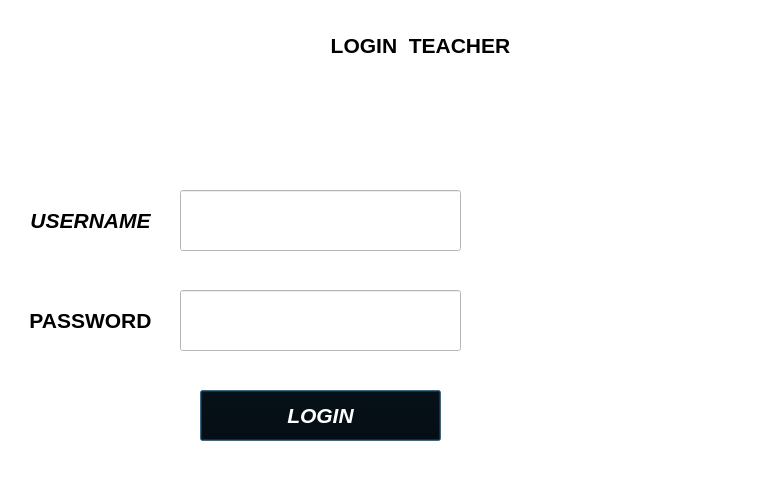
<?xml version="1.0" encoding="UTF-8"?>
<ui version="4.0">
 <class>Loginteacher</class>
 <widget class="QDialog" name="Loginteacher">
  <property name="geometry">
   <rect>
    <x>0</x>
    <y>0</y>
    <width>780</width>
    <height>501</height>
   </rect>
  </property>
  <property name="windowTitle">
   <string>Dialog</string>
  </property>
  <property name="styleSheet">
   <string notr="true">background-color: rgb(255,255, 255);
</string>
  </property>
  <widget class="QLineEdit" name="userlogin">
   <property name="geometry">
    <rect>
     <x>180</x>
     <y>190</y>
     <width>281</width>
     <height>61</height>
    </rect>
   </property>
  </widget>
  <widget class="QLabel" name="label_3">
   <property name="geometry">
    <rect>
     <x>250</x>
     <y>20</y>
     <width>341</width>
     <height>51</height>
    </rect>
   </property>
   <property name="font">
    <font>
     <family>Arial</family>
     <pointsize>16</pointsize>
     <bold>true</bold>
    </font>
   </property>
   <property name="styleSheet">
    <string notr="true">background-color: rgb(255, 255, 255,0);</string>
   </property>
   <property name="text">
    <string>LOGIN  TEACHER</string>
   </property>
   <property name="alignment">
    <set>Qt::AlignCenter</set>
   </property>
  </widget>
  <widget class="QLabel" name="label_2">
   <property name="geometry">
    <rect>
     <x>20</x>
     <y>290</y>
     <width>141</width>
     <height>61</height>
    </rect>
   </property>
   <property name="font">
    <font>
     <family>Arial</family>
     <pointsize>16</pointsize>
     <italic>false</italic>
     <bold>true</bold>
     <underline>false</underline>
    </font>
   </property>
   <property name="styleSheet">
    <string notr="true">background-color: rgb(255, 255, 255,0);</string>
   </property>
   <property name="text">
    <string>PASSWORD</string>
   </property>
   <property name="alignment">
    <set>Qt::AlignCenter</set>
   </property>
  </widget>
  <widget class="QLabel" name="label">
   <property name="geometry">
    <rect>
     <x>20</x>
     <y>190</y>
     <width>141</width>
     <height>61</height>
    </rect>
   </property>
   <property name="font">
    <font>
     <family>Arial</family>
     <pointsize>16</pointsize>
     <italic>true</italic>
     <bold>true</bold>
     <underline>false</underline>
    </font>
   </property>
   <property name="styleSheet">
    <string notr="true">background-color: rgb(255, 255, 255,0);</string>
   </property>
   <property name="text">
    <string>USERNAME</string>
   </property>
   <property name="alignment">
    <set>Qt::AlignCenter</set>
   </property>
  </widget>
  <widget class="QPushButton" name="pushButton">
   <property name="geometry">
    <rect>
     <x>200</x>
     <y>390</y>
     <width>241</width>
     <height>51</height>
    </rect>
   </property>
   <property name="font">
    <font>
     <pointsize>16</pointsize>
     <italic>true</italic>
     <bold>true</bold>
     <underline>false</underline>
    </font>
   </property>
   <property name="styleSheet">
    <string notr="true">background-color: rgb(0, 0, 0);
color: rgb(255,255, 255);
</string>
   </property>
   <property name="text">
    <string>LOGIN</string>
   </property>
  </widget>
  <widget class="QLineEdit" name="passlogin">
   <property name="geometry">
    <rect>
     <x>180</x>
     <y>290</y>
     <width>281</width>
     <height>61</height>
    </rect>
   </property>
  </widget>
 </widget>
 <resources/>
 <connections/>
</ui>
